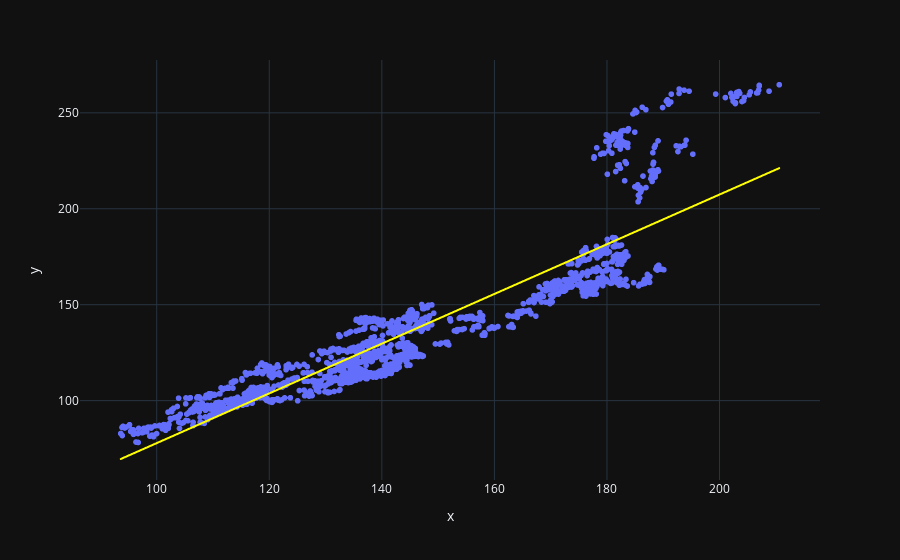

Notebook code cell kept with this figure:
### Code cell
fig = px.scatter(x=prices_df[symbol_1], y=prices_df[symbol_2], trendline="ols")
fig.data[1].line.color = 'yellow'

fig

### Figure 1 — Plotly figure (JSON) as saved in the notebook; plotly's stock layout.template omitted (floating-point values rounded to 4 significant figures; data arrays with more than 128 entries replaced by an {"elided": "..."} marker saying what was removed)
{"data": [{"hovertemplate": "x=%{x}<br>y=%{y}<extra></extra>", "legendgroup": "", "marker": {"color": "#636efa", "symbol": "circle"}, "mode": "markers", "name": "", "showlegend": false, "type": "scattergl", "x": {"elided": "1738 float values"}, "xaxis": "x", "y": {"elided": "1738 float values"}, "yaxis": "y"}, {"hovertemplate": "<b>OLS trendline</b><br>y = 1.29577 * x + -51.7243<br>R<sup>2</sup>=0.807117<br><br>x=%{x}<br>y=%{y} <b>(trend)</b><extra></extra>", "legendgroup": "", "line": {"color": "yellow"}, "marker": {"color": "#636efa", "symbol": "circle"}, "mode": "lines", "name": "", "showlegend": false, "type": "scattergl", "x": {"elided": "1738 float values"}, "xaxis": "x", "y": {"elided": "1738 float values"}, "yaxis": "y"}], "layout": {"legend": {"tracegroupgap": 0}, "margin": {"t": 60}, "xaxis": {"anchor": "y", "domain": [0, 1], "title": {"text": "x"}}, "yaxis": {"anchor": "x", "domain": [0, 1], "title": {"text": "y"}}}}
